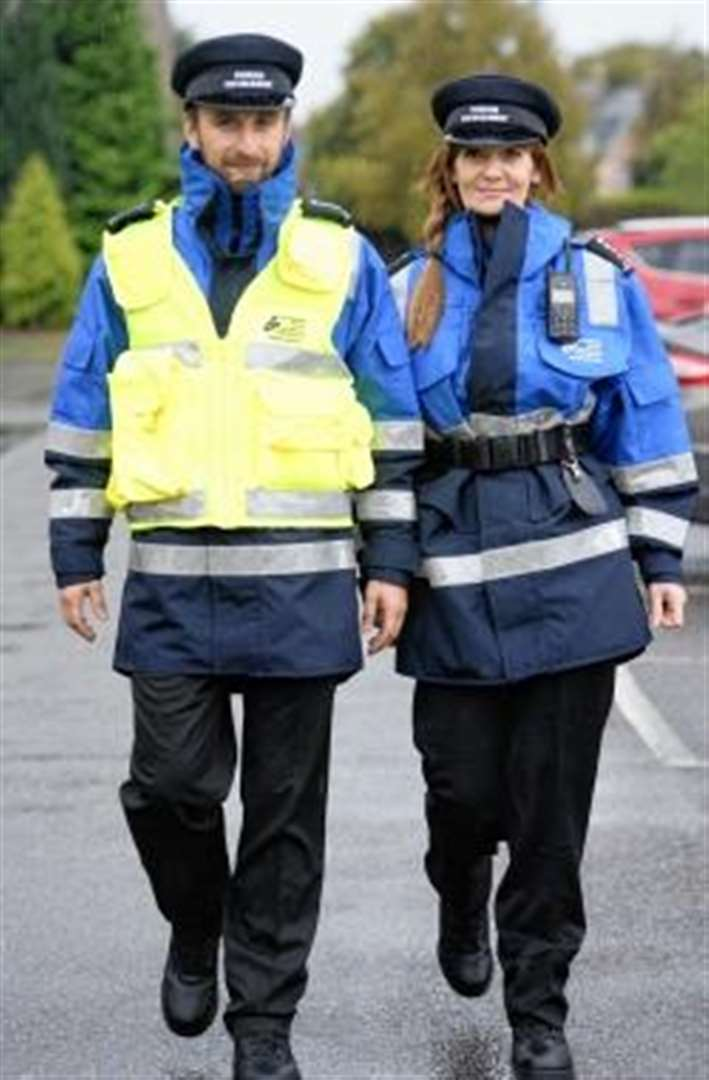
#> input picture test_images/peoplehv_4.jpg, 709 x 1080 px, found by its file name
$ python hog.py
#> lines starting #> are read from the running program, lines starting #| are printed output that depends on the picture
from skimage.io import imread
from skimage.transform import resize
from skimage.feature import hog
from skimage import exposure
import matplotlib.pyplot as plt

# Read Image
img = imread('test_images/peoplehv_4.jpg')
#> img is the input picture: shape (1080, 709, 3); mean R, G, B 115.6, 122.2, 121.8

# Resizing Image
resized_img = resize(img, (128*2, 64*2))
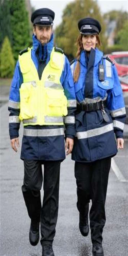
#> resized_img: shape (256, 128, 3) float64; mean R, G, B 0.454, 0.479, 0.478
plt.axis("off")
plt.imshow(resized_img)

#creating hog features
fd, hog_image = hog(resized_img, orientations=9, pixels_per_cell=(8, 8),
                	cells_per_block=(2, 2), visualize=True, channel_axis=-1)
#> fd = 16740 values, max 0.678 at index 14292, min 0 at index 82, mean 0.123

print(fd.shape)
#| (16740,)
print(hog_image.shape)
#| (256, 128)
plt.axis("off")
plt.imshow(hog_image, cmap="gray")
plt.show()
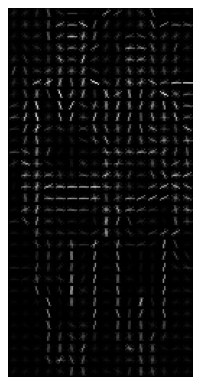
#> figure drawn by matplotlib, 1 panel

$ run again, with test_images/peoplehv_1.jpg copied over test_images/peoplehv_4.jpg
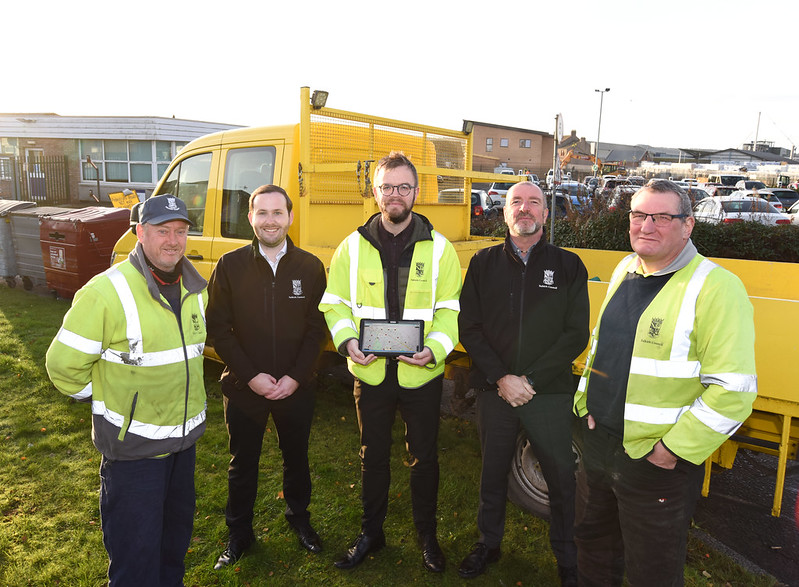
#> input picture test_images/peoplehv_1.jpg, 799 x 587 px, found by its file name
#> img is the input picture: shape (587, 799, 3); mean R, G, B 144.4, 138.7, 112.1
#> `resized_img = resize(img, (128*2, 64*2))`:
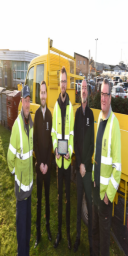
#> resized_img: shape (256, 128, 3) float64; mean R, G, B 0.566, 0.544, 0.44
#> fd = 16740 values, max 1 at index 2119, min 0 at index 1, mean 0.106
#| (16740,)
#| (256, 128)
#> `plt.show()`:
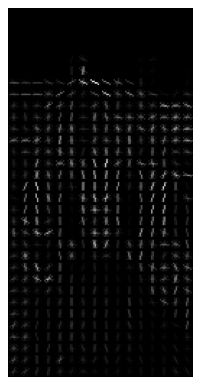
#> figure drawn by matplotlib, 1 panel

$ run again, with test_images/peoplehv_2.jpg copied over test_images/peoplehv_4.jpg
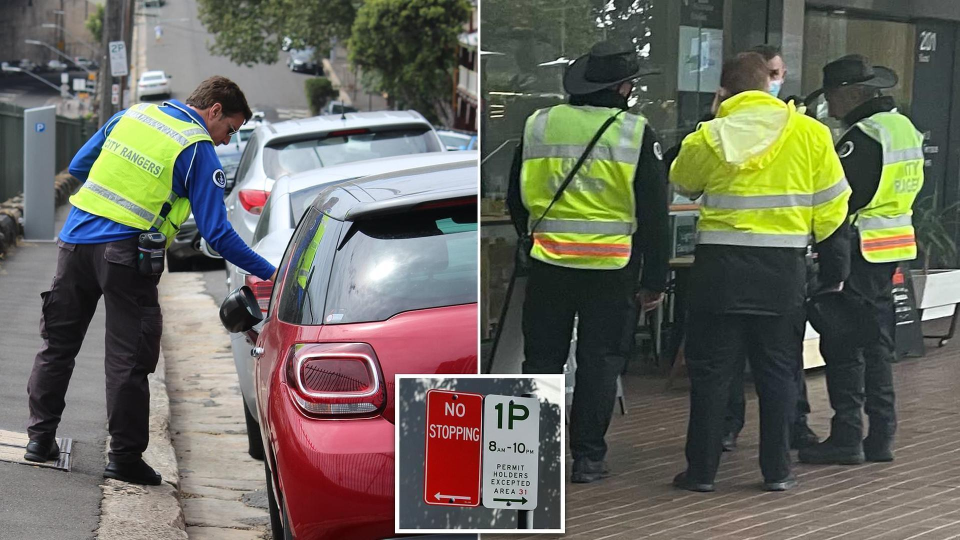
#> input picture test_images/peoplehv_2.jpg, 1920 x 1080 px, found by its file name (shown at 1/2 size)
#> img is the input picture: shape (1080, 1920, 3); mean R, G, B 106.1, 104.9, 94.5
#> `resized_img = resize(img, (128*2, 64*2))`:
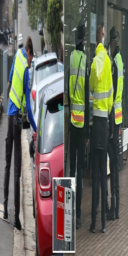
#> resized_img: shape (256, 128, 3) float64; mean R, G, B 0.416, 0.411, 0.371
#> fd = 16740 values, max 0.564 at index 16474, min 0 at index 2, mean 0.116
#| (16740,)
#| (256, 128)
#> `plt.show()`:
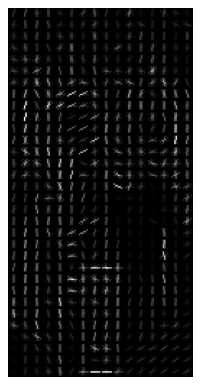
#> figure drawn by matplotlib, 1 panel

$ run again, with test_images/peoplehv_3.jpg copied over test_images/peoplehv_4.jpg
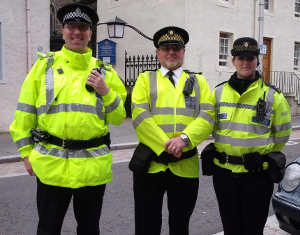
#> input picture test_images/peoplehv_3.jpg, 300 x 235 px, found by its file name
#> img is the input picture: shape (235, 300, 3); mean R, G, B 122.2, 126.3, 91.5
#> `resized_img = resize(img, (128*2, 64*2))`:
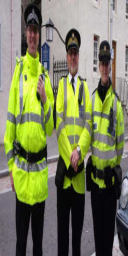
#> resized_img: shape (256, 128, 3) float64; mean R, G, B 0.479, 0.495, 0.359
#> fd = 16740 values, max 0.625 at index 13904, min 0 at index 13, mean 0.117
#| (16740,)
#| (256, 128)
#> `plt.show()`:
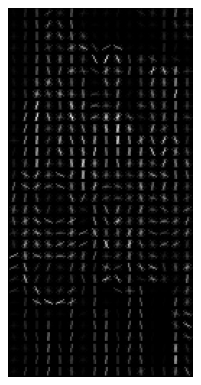
#> figure drawn by matplotlib, 1 panel
